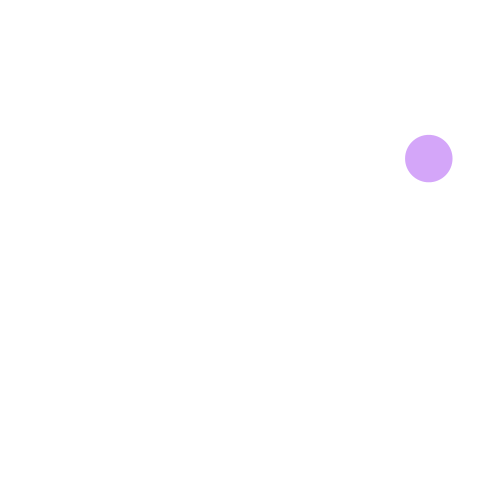
Frame 1 (no input)
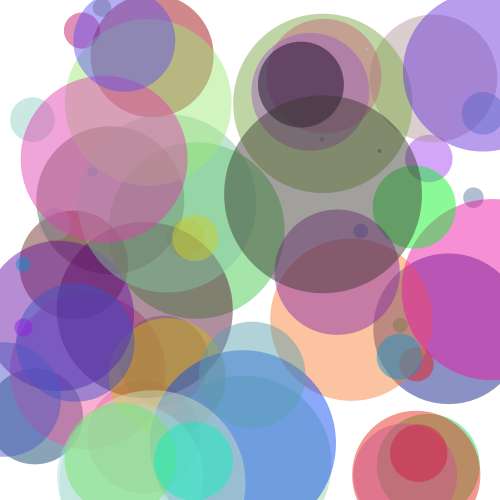
Frame 60 (the mouse pressed at the canvas centre just before this capture)
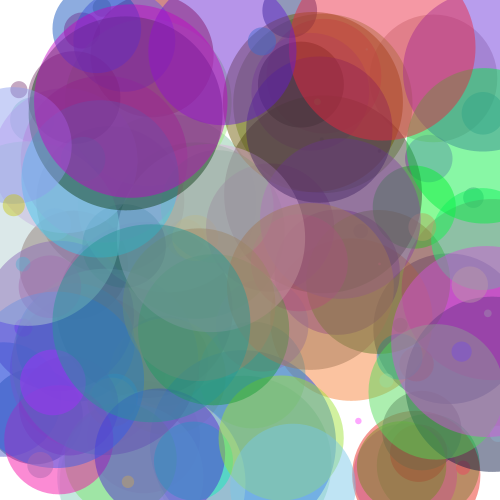
Frame 120 (the mouse held since frame 60 and released just before this capture)

The Processing sketch that drew these frames (run headless with seeded random() and noise(); from frame 60 on, the mouse is pressed at the canvas centre):

// Processing sketch: processing_4921
// ── processing_4921.pde

/*
Random Color Circles
adalau85@gmail.com
October 3, 2009
*/
float rCircle, gCircle, bCircle, cSize;

void setup() {
  size(500,500);
  background(255);
  smooth();
  noStroke();
};

void draw() {
  //random color for r g b
  rCircle = random(0,255);
  gCircle = random(0,255);
  bCircle = random(0,255);

  //random cirlce size
  cSize = random(200);  
  
  fill(rCircle,gCircle,bCircle,120);
  ellipse(random(0,500),random(0,500),cSize,cSize);
};
